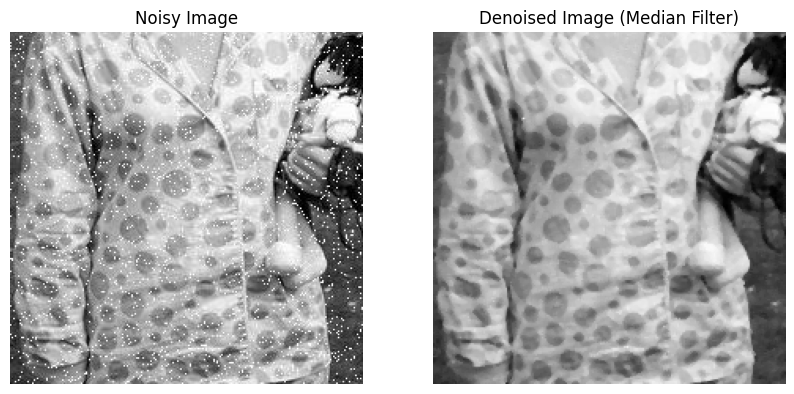

Recreate this plot in Python.
import numpy as np
import matplotlib.pyplot as plt
from PIL import Image

image_path = '/content/184.jpeg'
image = Image.open(image_path).convert('L')

image_array = np.array(image)



def median_filter(image, filter_size=3):

    m, n = image.shape
    pad_size = filter_size // 2
    padded_image = np.pad(image, pad_size, mode='edge')

    filtered_image = np.zeros_like(image)

    for i in range(m):
        for j in range(n):
            neighborhood = padded_image[i:i + filter_size, j:j + filter_size]
            filtered_image[i, j] = np.median(neighborhood)

    return filtered_image

denoised_image = median_filter(image_array, filter_size=3)

plt.figure(figsize=(10, 5))
plt.subplot(1, 2, 1)
plt.imshow(image_array, cmap='gray')
plt.title('Noisy Image')
plt.axis('off')

plt.subplot(1, 2, 2)
plt.imshow(denoised_image, cmap='gray')
plt.title('Denoised Image (Median Filter)')
plt.axis('off')
plt.savefig('denoised_image.png', bbox_inches='tight', pad_inches=1)
plt.show()

denoised_image_output = 'output_143.png'
Image.fromarray(denoised_image).save(denoised_image_output)
